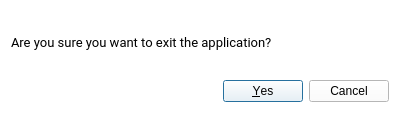
<?xml version="1.0" encoding="UTF-8"?>
<ui version="4.0">
 <class>Dialog_ConfirmExit</class>
 <widget class="QDialog" name="Dialog_ConfirmExit">
  <property name="geometry">
   <rect>
    <x>0</x>
    <y>0</y>
    <width>400</width>
    <height>113</height>
   </rect>
  </property>
  <property name="windowTitle">
   <string>Exit Application</string>
  </property>
  <property name="styleSheet">
   <string notr="true">QDialog {
background-color: #FFF
}</string>
  </property>
  <layout class="QVBoxLayout" name="verticalLayout">
   <item>
    <widget class="QLabel" name="label">
     <property name="font">
      <font>
       <family>Roboto</family>
       <pointsize>10</pointsize>
      </font>
     </property>
     <property name="styleSheet">
      <string notr="true">QLabel {
color: #000
}</string>
     </property>
     <property name="text">
      <string>Are you sure you want to exit the application?</string>
     </property>
     <property name="margin">
      <number>10</number>
     </property>
    </widget>
   </item>
   <item>
    <widget class="QDialogButtonBox" name="buttonBox">
     <property name="font">
      <font>
       <family>Roboto</family>
       <pointsize>10</pointsize>
      </font>
     </property>
     <property name="styleSheet">
      <string notr="true">
QDialogButtonBox QPushButton {
    background-color: #FFF;
    color: #000;
}
QDialogButtonBox QPushButton:hover {
    background-color: #2980b9;
}
QDialogButtonBox QPushButton:pressed {
    background-color: #21618c;
}

</string>
     </property>
     <property name="orientation">
      <enum>Qt::Orientation::Horizontal</enum>
     </property>
     <property name="standardButtons">
      <set>QDialogButtonBox::StandardButton::Cancel|QDialogButtonBox::StandardButton::Yes</set>
     </property>
    </widget>
   </item>
  </layout>
 </widget>
 <resources/>
 <connections>
  <connection>
   <sender>buttonBox</sender>
   <signal>accepted()</signal>
   <receiver>Dialog_ConfirmExit</receiver>
   <slot>accept()</slot>
   <hints>
    <hint type="sourcelabel">
     <x>248</x>
     <y>254</y>
    </hint>
    <hint type="destinationlabel">
     <x>157</x>
     <y>274</y>
    </hint>
   </hints>
  </connection>
  <connection>
   <sender>buttonBox</sender>
   <signal>rejected()</signal>
   <receiver>Dialog_ConfirmExit</receiver>
   <slot>reject()</slot>
   <hints>
    <hint type="sourcelabel">
     <x>316</x>
     <y>260</y>
    </hint>
    <hint type="destinationlabel">
     <x>286</x>
     <y>274</y>
    </hint>
   </hints>
  </connection>
 </connections>
</ui>
